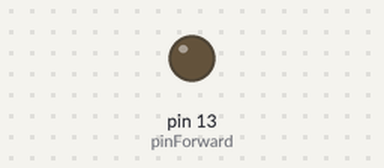
Simulated run of this sketch. Board: Arduino Uno, built with avr-gcc and run on an emulated ATmega328P. On the bench: output pins drawn as LEDs (lit = HIGH).

Above: at 2.1 s.
At 41.7 s:
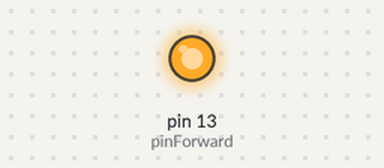
Timing chart, 0 to 43.7 s (numbered marks = the images above):
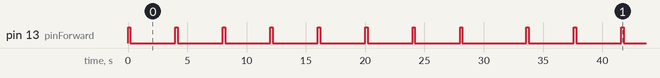

Measured:
- by itself, pin 13 (pinForward): repeats every 33.6 s: 7 × (LOW 3.8 s, HIGH 0.20 s), LOW 5.4 s, HIGH 0.20 s
- by itself, everything shown: repeats every 33.6 s, in 16 steps

The sketch:

kodakSAV2000-controller.ino
```cpp
const int pinForward = 13;
const int pinBackward = 13;
const int switchTime = 200;  // time for which switch is on


int index = 0;

// first number represent action
// 0 = step forwards
// 1 = step backwards
// 2.. = not implemented
// second number represent delay to another step
const int steps = 10;    // number of intervals to be executed
unsigned int intervalList [steps] [2] = {
  {0, 4000},
  {0, 4000},
  {0, 4000},
  {0, 4000},
  {1, 4000},
  {1, 4000},
  {1, 4000},
  {1, 4000},
  {2, 1000},
  {2, 1000}
};

void setup() {
  pinMode(pinForward, OUTPUT);
  pinMode(pinBackward, OUTPUT);
}


void loop() {
  readIntervals();
}


void readIntervals() {
  for (int i = 0; i < steps; i++) {
    int x = intervalList[i][0];
    unsigned int t = intervalList[i][1];
    switch (x) {
      case 0:
        digitalWrite(pinForward, HIGH);
        delay(switchTime);
        digitalWrite(pinForward, LOW);
        break;
      case 1:
        digitalWrite(pinBackward, HIGH);
        delay(switchTime);
        digitalWrite(pinBackward, LOW);
        break;
    }
    delay(t - switchTime);
  }
}
```
